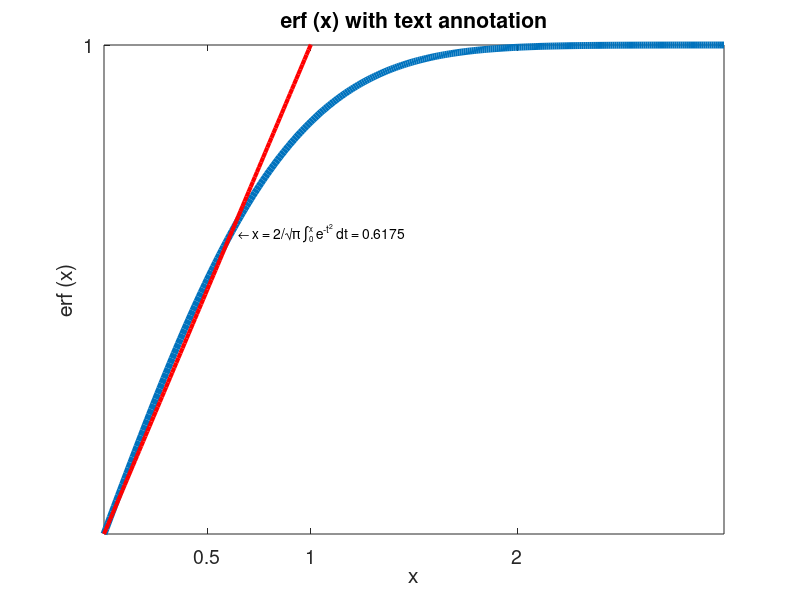

Source code (MATLAB):
x = 0:0.01:3;
hf = figure ();
set (0,'defaultaxesfontsize', 14)
plot (x, erf (x), 'linewidth', 5);
hold on;
plot (x, x, 'r', 'linewidth', 3);
axis ([0, 3, 0, 1]);
xlabel ("x");
ylabel ("erf (x)");
title ("erf (x) with text annotation");
# Show some custom points on X axis 
set(gca(), 'xtick', [0.5 1 2 ]);
set(gca(), 'ytick', [1 3])
text (0.65, 0.6175, strcat ('\leftarrow x = {2/\surd\pi',
' {\fontsize{16}\int_{\fontsize{8}0}^{\fontsize{8}x}}',
' e^{-t^2} dt} = 0.6175'));
set (hf, "visible", "off")
print(hf, 'fig.eps', '-depsc');